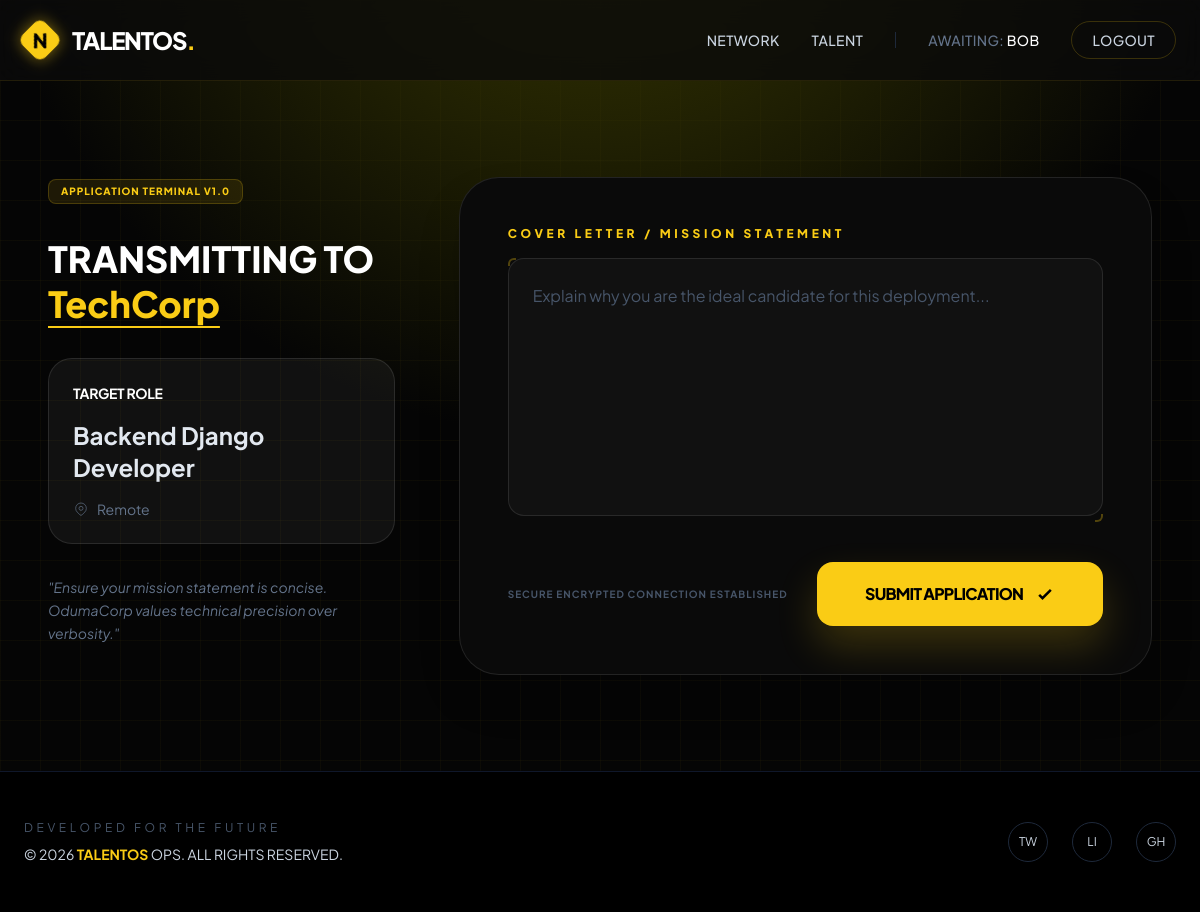
The page /jobs/1/apply/ (signed in) on the database its author committed.
### members/models.py (models this page shows, shortened)
class User(AbstractUser):
    email = models.EmailField(unique=True)
    USERNAME_FIELD = "email"
    REQUIRED_FIELDS = ["username"]

class Organization(models.Model):
    name = models.CharField(max_length=255)
    slug = models.SlugField(unique=True)
    description = models.TextField(blank=True)
    website = models.URLField(blank=True)
    created_at = models.DateTimeField(auto_now_add=True)

### jobs/models.py (models this page shows, shortened)
class Job(models.Model):
    organization = models.ForeignKey(
        Organization,
        on_delete=models.CASCADE,
        related_name="jobs"
    )
    title = models.CharField(max_length=255)
    description = models.TextField()
    LOCATION_CHOICES = [
        ("remote", "Remote"),
        ("onsite", "On-site"),
        ("hybrid", "Hybrid"),
    ]
    location_type = models.CharField(
        max_length=20,
        choices=LOCATION_CHOICES
    )
    location = models.CharField(max_length=255, blank=True)
    is_active = models.BooleanField(default=True)
    created_at = models.DateTimeField(auto_now_add=True)
    expires_at = models.DateTimeField(null=True, blank=True)

### jobs/views.py (the view, shortened to what this page needs)
# urls.py: path('<int:pk>/apply/', views.job_apply, name='job_apply'), # /jobs/1/apply/ -> apply form
@login_required
def job_apply(request, pk):
    job = get_object_or_404(Job, pk=pk)
    return render(request, "jobs/job_apply.html", {"job": job})

### jobs/templates/jobs/job_apply.html (shortened to what this page needs)
{% extends "members/base.html" %}
{% block content %}
<div class="max-w-6xl mx-auto px-6 py-12">
    <div class="flex flex-col lg:flex-row gap-16">
        <div class="lg:w-1/3 space-y-8">
            <div class="inline-flex items-center gap-2 px-3 py-1 rounded-lg bg-yellow-400/10 border border-yellow-400/20 text-yellow-400 text-[10px] font-black uppercase tracking-widest">
                Application Terminal v1.0
            </div>
            <h1 class="text-4xl font-black text-white leading-tight">
                TRANSMITTING TO <br/>
                <span class="text-yellow-400 underline underline-offset-8 decoration-2">{{ job.organization.name }}</span>
            </h1>
            <div class="p-6 rounded-3xl bg-white/5 border border-white/10 space-y-4">
                <h3 class="text-white font-bold text-sm uppercase tracking-tight">Target Role</h3>
                <p class="text-2xl font-bold text-slate-200">{{ job.title }}</p>
                <div class="flex items-center gap-2 text-slate-500 text-sm">
                    <svg class="w-4 h-4" fill="none" stroke="currentColor" viewBox="0 0 24 24"><path d="M17.657 16.657L13.414 20.9a1.998 1.998 0 01-2.827 0l-4.244-4.243a8 8 0 1111.314 0z"/><path d="M15 11a3 3 0 11-6 0 3 3 0 016 0z"/></svg>
                    {{ job.location }}
                </div>
            </div>
            <p class="text-slate-500 text-sm leading-relaxed italic">
                "Ensure your mission statement is concise. OdumaCorp values technical precision over verbosity."
            </p>
        </div>
        <div class="lg:w-2/3">
            <form method="post" class="relative group">
                <div class="bg-[#0A0A0A] border border-white/10 rounded-[2.5rem] p-8 md:p-12 shadow-2xl relative overflow-hidden transition-all group-hover:border-yellow-400/30">
                    <div class="mb-10">
                        <label class="block text-xs font-black uppercase tracking-[0.3em] text-yellow-400 mb-4">
                            Cover Letter / Mission Statement
                        </label>
                        <div class="relative">
                            <textarea
                                name="cover_letter"
                                rows="8"
                                placeholder="Explain why you are the ideal candidate for this deployment..."
                                class="w-full bg-white/[0.03] border border-white/10 rounded-2xl p-6 text-slate-200 placeholder-slate-600 focus:outline-none focus:ring-2 focus:ring-yellow-400/50 focus:border-yellow-400/50 transition-all resize-none leading-relaxed"
                            ></textarea>
                            <div class="absolute top-0 left-0 w-2 h-2 border-t-2 border-l-2 border-yellow-400/30 rounded-tl-md"></div>
                            <div class="absolute bottom-0 right-0 w-2 h-2 border-b-2 border-r-2 border-yellow-400/30 rounded-br-md"></div>
                        </div>
                    </div>
                    <div class="flex flex-col sm:flex-row items-center justify-between gap-6">
                        <p class="text-[10px] text-slate-600 font-bold uppercase tracking-widest">
                            Secure Encrypted Connection established
                        </p>
                        <button type="submit" class="w-full sm:w-auto px-12 py-5 bg-yellow-400 text-black font-black uppercase tracking-tighter rounded-2xl hover:scale-105 active:scale-95 transition-all shadow-[0_20px_40px_rgba(250,204,21,0.2)] flex items-center justify-center gap-3">
                            Submit Application
                            <svg class="w-5 h-5" fill="none" stroke="currentColor" viewBox="0 0 24 24" stroke-width="3"><path d="M5 13l4 4L19 7"/></svg>
                        </button>
                    </div>
                </div>
            </form>
        </div>
    </div>
</div>
{% endblock %}

### members/templates/members/base.html (shortened to what this page needs)
<!DOCTYPE html>
<html lang="en" class="scroll-smooth">
<head>
    <script src="https://cdn.tailwindcss.com"></script>
</head>
<body class="text-slate-300 min-h-screen flex flex-col">
    <nav class="glass-nav sticky top-0 z-50">
        <div class="max-w-7xl mx-auto px-6 h-20 flex justify-between items-center">
            <div class="flex items-center gap-2">
                <div class="h-8 w-8 bg-yellow-400 rounded-lg rotate-45 flex items-center justify-center shadow-[0_0_15px_rgba(250,204,21,0.5)]">
                    <div class="-rotate-45 text-black font-black text-xl">N</div>
                </div>
                <a href="{% url 'home' %}" class="group flex items-center no-underline">
                    <h1 class="text-2xl font-extrabold tracking-tighter text-white ml-2 transition-all group-hover:opacity-80">
                        TALENTOS<span class="text-yellow-400 group-hover:animate-pulse">.</span>
                    </h1>
                </a>
            </div>
            <div class="hidden md:flex items-center gap-8 text-sm font-medium tracking-wide">
                <a href="{% url 'dashboard' %}" class="hover:text-yellow-400 transition-colors uppercase">Network</a>
                <a href="#" class="hover:text-yellow-400 transition-colors uppercase">Talent</a>
                {% if user.is_authenticated %}
                    <span class="text-slate-500 uppercase">Awaiting: <span class="text-white">{{ user.username }}</span></span>
                    <form method="post" action="{% url 'logout' %}" style="display:inline;">
                        <button type="submit" class="border border-yellow-400/20 px-5 py-2 rounded-full hover:bg-yellow-400 hover:text-black transition-all">
                            LOGOUT
                        </button>
                    </form>
                {% else %}
                    <a href="{% url 'login' %}" class="hover:text-yellow-400 transition-colors uppercase">Access</a>
                    <a href="{% url 'signup' %}" class="btn-yellow text-black px-6 py-2.5 rounded-full font-bold uppercase tracking-wider">Join TALENTOS</a>
                {% endif %}
            </div>
        </div>
    </nav>
    <main class="flex-grow">
        <div class="max-w-7xl mx-auto px-6 py-12">
            {% block content %}{% endblock %}
        </div>
    </main>
    <footer class="border-t border-slate-900 bg-black py-12">
        <div class="max-w-7xl mx-auto px-6 flex flex-col md:flex-row justify-between items-center gap-8">
            <div class="text-center md:text-left">
                <p class="text-xs uppercase tracking-[0.3em] text-slate-600 mb-2">Developed for the Future</p>
                <p class="text-sm">&copy; 2026 <span class="text-yellow-400 font-bold">TALENTOS</span> OPS. ALL RIGHTS RESERVED.</p>
            </div>
            <div class="flex gap-6">
                <div class="h-10 w-10 border border-slate-800 rounded-full flex items-center justify-center hover:border-yellow-400 transition-colors cursor-pointer">
                    <span class="text-xs">TW</span>
                </div>
                <div class="h-10 w-10 border border-slate-800 rounded-full flex items-center justify-center hover:border-yellow-400 transition-colors cursor-pointer">
                    <span class="text-xs">LI</span>
                </div>
                <div class="h-10 w-10 border border-slate-800 rounded-full flex items-center justify-center hover:border-yellow-400 transition-colors cursor-pointer">
                    <span class="text-xs">GH</span>
                </div>
            </div>
        </div>
    </footer>
</body>
</html>

### members/templates/members/base.html (style rules this page uses)
body { font-family: 'Plus Jakarta Sans', sans-serif; background-color: #050505; background-image: radial-gradient(circle at 50% -20%, #3e3e00 0%, transparent 50%), linear-gradient(rgba(250, 204, 21, 0.03) 1px, transparent 1px), linear-gradient(90deg, rgba(250, 204, 21, 0.03) 1px, transparent 1px); background-size: 100% 100%, 40px 40px, 40px 40px; }
.glass-nav { background: rgba(10, 10, 10, 0.8); backdrop-filter: blur(12px); border-bottom: 1px solid rgba(250, 204, 21, 0.1); }

### rows shown on the page
User: username "BOB"
Job: organization.name "TechCorp", title "Backend Django Developer", location "Remote"
